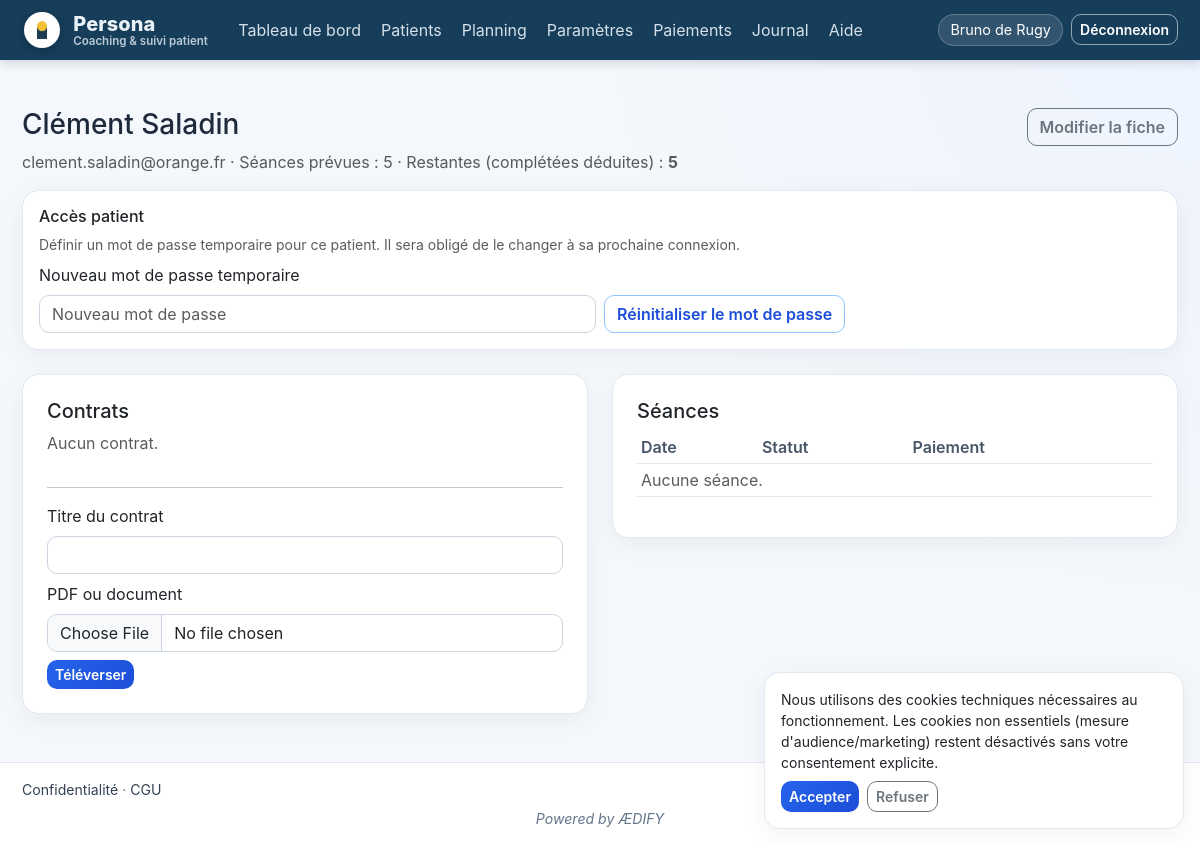
/coach/patients/2 (signed in), run on the app's committed database.
### app/models.py (models this page shows, shortened)
class User(UserMixin, db.Model):
    __tablename__ = "users"
    id = db.Column(db.Integer, primary_key=True)
    email = db.Column(db.String(255), unique=True, nullable=False, index=True)
    name = db.Column(db.String(255), nullable=False)
    password_hash = db.Column(db.String(255), nullable=False)
    role = db.Column(db.String(20), nullable=False)  # admin | coach | patient
    coach_id = db.Column(db.Integer, db.ForeignKey("users.id"), nullable=True)
    is_suspended = db.Column(db.Boolean, default=False, nullable=False)
    legal_hold = db.Column(db.Boolean, default=False, nullable=False)
    must_change_password = db.Column(db.Boolean, default=False)
    created_at = db.Column(db.DateTime, default=utcnow)
    coach = db.relationship("User", remote_side=[id], backref=db.backref("patients_users", lazy="dynamic"))
    settings = db.relationship("CoachSettings", back_populates="coach_user", uselist=False)
    patient_profile = db.relationship(
        "Patient",
        back_populates="user",
        uselist=False,
        foreign_keys="Patient.user_id",
    )
    def is_coach(self) -> bool:
        return self.role == "coach"
    def is_admin(self) -> bool:
        return self.role == "admin"
    @property
    def is_active(self) -> bool:
        return not bool(self.is_suspended)

class Patient(db.Model):
    __tablename__ = "patients"
    id = db.Column(db.Integer, primary_key=True)
    coach_id = db.Column(db.Integer, db.ForeignKey("users.id"), nullable=False, index=True)
    user_id = db.Column(db.Integer, db.ForeignKey("users.id"), unique=True, nullable=False)
    first_name = db.Column(db.String(120), nullable=False)
    last_name = db.Column(db.String(120), nullable=False)
    phone = db.Column(db.String(40))
    hourly_rate_override = db.Column(db.Numeric(10, 2))
    sessions_planned = db.Column(db.Integer, default=10)
    active = db.Column(db.Boolean, default=True)
    created_at = db.Column(db.DateTime, default=utcnow)
    coach = db.relationship("User", foreign_keys=[coach_id], backref=db.backref("patient_records", lazy="dynamic"))
    user = db.relationship(
        "User",
        foreign_keys=[user_id],
        back_populates="patient_profile",
    )
    contracts = db.relationship("ContractVersion", back_populates="patient", order_by="ContractVersion.version.desc()")
    slots = db.relationship("Slot", back_populates="patient", foreign_keys="Slot.patient_id")
    def display_name(self) -> str:
        return f"{self.first_name} {self.last_name}".strip()

### app/coach/routes.py (the view)
@bp.route("/patients/<int:pid>")
@login_required
@coach_required
def patient_detail(pid):
    p = Patient.query.filter_by(id=pid, coach_id=_coach().id).first_or_404()
    slots = (
        Slot.query.filter_by(patient_id=p.id)
        .order_by(Slot.start_utc.desc())
        .all()
    )
    done = Slot.query.filter_by(patient_id=p.id, status="completed").count()
    remaining = max(0, (p.sessions_planned or 0) - done)
    contract_form = ContractUploadForm()
    reset_password_form = ResetPatientPasswordForm()
    return render_template(
        "coach/patient_detail.html",
        patient=p,
        slots=slots,
        remaining_sessions=remaining,
        contracts=p.contracts,
        contract_form=contract_form,
        reset_password_form=reset_password_form,
    )

### app/forms.py
class ContractUploadForm(FlaskForm):
    title = StringField("Titre du contrat", validators=[DataRequired()])
    file = FileField("PDF ou document", validators=[FileRequired(), FileAllowed(["pdf", "doc", "docx", "png", "jpg", "jpeg"], "Formats autorisés")])
    submit = SubmitField("Téléverser")

class ResetPatientPasswordForm(FlaskForm):
    password = PasswordField("Nouveau mot de passe temporaire", validators=[DataRequired(), Length(min=8)])
    submit = SubmitField("Réinitialiser le mot de passe")

### app/coach/routes.py (called while the page is built)
def _coach():
    return current_user

### app/templates/coach/patient_detail.html (shortened to what this page needs)
{% extends "base.html" %}
{% block content %}
<div class="d-flex justify-content-between align-items-start flex-wrap gap-2 mb-3">
  <div>
    <h1 class="h3">{{ patient.display_name() }}</h1>
    <p class="text-muted mb-0">{{ patient.user.email }} · Séances prévues : {{ patient.sessions_planned }} · Restantes (complétées déduites) : <strong>{{ remaining_sessions }}</strong></p>
  </div>
  <div>
    <a class="btn btn-outline-secondary" href="{{ url_for('coach.patient_edit', pid=patient.id) }}">Modifier la fiche</a>
  </div>
</div>
<div class="card p-3 mb-4">
  <h2 class="h6 mb-2">Accès patient</h2>
  <p class="text-muted small mb-2">Définir un mot de passe temporaire pour ce patient. Il sera obligé de le changer à sa prochaine connexion.</p>
  <form method="post" action="{{ url_for('coach.patient_reset_password', pid=patient.id) }}" class="row g-2 align-items-end">
    <div class="col-md-6">
      {{ reset_password_form.password.label(class="form-label") }}
      {{ reset_password_form.password(class="form-control", placeholder="Nouveau mot de passe") }}
    </div>
    <div class="col-md-auto">
      {{ reset_password_form.submit(class="btn btn-outline-primary") }}
    </div>
  </form>
</div>
<div class="row g-4">
  <div class="col-lg-6">
    <div class="card p-4">
      <h2 class="h5">Contrats</h2>
      {% if contracts %}
      <div class="mb-3">
        {% for contract in contracts %}
        <div class="d-flex justify-content-between align-items-center border rounded p-2 mb-2">
          <div class="small">{{ contract.title }} (v{{ contract.version }}, {{ contract.uploaded_at.strftime('%d/%m/%Y') }})</div>
          <a class="btn btn-sm btn-outline-primary" href="{{ url_for('coach.patient_contract_download_one', pid=patient.id, cid=contract.id) }}">Télécharger</a>
        </div>
        {% endfor %}
      </div>
      {% else %}
      <p class="text-muted">Aucun contrat.</p>
      {% endif %}
      <hr>
      <form method="post" action="{{ url_for('coach.patient_contract_upload', pid=patient.id) }}" enctype="multipart/form-data">
        <div class="mb-2">{{ contract_form.title.label(class="form-label") }}{{ contract_form.title(class="form-control") }}</div>
        <div class="mb-2">{{ contract_form.file.label(class="form-label") }}{{ contract_form.file(class="form-control") }}</div>
        {{ contract_form.submit(class="btn btn-sm btn-primary") }}
      </form>
    </div>
  </div>
  <div class="col-lg-6">
    <div class="card p-4">
      <h2 class="h5">Séances</h2>
      <div class="table-responsive">
        <table class="table table-sm">
          <thead><tr><th>Date</th><th>Statut</th><th>Paiement</th><th></th></tr></thead>
          <tbody>
            {% for s in slots %}
            <tr>
              <td>{{ s.start_utc|local_dt(coach_tz) }}</td>
              <td>{{ s.status }}</td>
              <td>{% if s.paid %}Payé{% else %}Non payé{% endif %}</td>
              <td>
                {% if s.status != 'available' %}
                <a class="btn btn-sm btn-outline-primary" href="{{ url_for('coach.slot_session', sid=s.id) }}">Compte rendu</a>
                {% endif %}
              </td>
            </tr>
            {% else %}
            <tr><td colspan="4" class="text-muted">Aucune séance.</td></tr>
            {% endfor %}
          </tbody>
        </table>
      </div>
    </div>
  </div>
</div>
{% endblock %}

### app/templates/base.html (shortened to what this page needs)
<!DOCTYPE html>
<html lang="fr">
<head>
  <link href="https://cdn.jsdelivr.net/npm/bootstrap@5.3.3/dist/css/bootstrap.min.css" rel="stylesheet">
  <link href="{{ url_for('static', filename='css/style.css') }}" rel="stylesheet">
</head>
<body>
<div class="app-shell">
  <nav class="navbar navbar-expand-lg topbar sticky-top">
    <div class="container-fluid app-container">
      <a class="navbar-brand brand" href="{{ url_for('main.index') }}">
        <span class="brand-logo-wrap">
          <img src="{{ url_for('static', filename='img/logo-coachdesk.png') }}" alt="Logo Persona" class="brand-logo" onerror="this.onerror=null;if(!this.dataset.fallback){this.dataset.fallback='jpg';this.src='{{ url_for('static', filename='img/logo-coachdesk.jpg') }}';}else{this.src='{{ url_for('static', filename='img/logo-coachdesk.svg') }}';}">
        </span>
        <span class="brand-text">
          <span class="brand-title">Persona</span>
          <span class="brand-subtitle">Coaching & suivi patient</span>
        </span>
      </a>
      <div class="collapse navbar-collapse" id="nav">
        <ul class="navbar-nav me-auto nav-pills-soft">
          {% if current_user.is_authenticated and current_user.is_admin() %}
          <li class="nav-item"><a class="nav-link" href="{{ url_for('admin.dashboard') }}">Administration</a></li>
          {% elif current_user.is_authenticated and current_user.is_coach() %}
          <li class="nav-item"><a class="nav-link" href="{{ url_for('coach.dashboard') }}">Tableau de bord</a></li>
          <li class="nav-item"><a class="nav-link" href="{{ url_for('coach.patients_list') }}">Patients</a></li>
          <li class="nav-item"><a class="nav-link" href="{{ url_for('coach.slots') }}">Planning</a></li>
          <li class="nav-item"><a class="nav-link" href="{{ url_for('coach.settings') }}">Paramètres</a></li>
          <li class="nav-item"><a class="nav-link" href="{{ url_for('coach.payments_settings') }}">Paiements</a></li>
          <li class="nav-item"><a class="nav-link" href="{{ url_for('coach.audit') }}">Journal</a></li>
          {% else %}
          <li class="nav-item"><a class="nav-link" href="{{ url_for('auth.login') }}">Connexion</a></li>
          {% endif %}
          <li class="nav-item"><a class="nav-link" href="{{ url_for('main.help_page') }}">Aide</a></li>
        </ul>
        <ul class="navbar-nav ms-auto align-items-lg-center">
          {% if current_user.is_authenticated %}
          <li class="nav-item me-lg-2"><span class="user-chip">{{ current_user.name }}</span></li>
          <li class="nav-item"><a class="btn btn-sm btn-outline-primary" href="{{ url_for('auth.logout') }}">Déconnexion</a></li>
          {% endif %}
        </ul>
      </div>
    </div>
  </nav>
  <main class="app-main">
    <div class="container-fluid app-container py-4 py-md-5">
      {% block content %}{% endblock %}
    </div>
  </main>
  {% if request.cookies.get('persona_cookie_consent') is none %}
  <div class="cookie-banner card p-3">
    <div class="small">
      Nous utilisons des cookies techniques nécessaires au fonctionnement. Les cookies non essentiels
      (mesure d'audience/marketing) restent désactivés sans votre consentement explicite.
    </div>
    <div class="mt-2 d-flex gap-2">
      <button class="btn btn-sm btn-primary" type="button" onclick="personaSetCookieConsent('accepted')">Accepter</button>
      <button class="btn btn-sm btn-outline-secondary" type="button" onclick="personaSetCookieConsent('refused')">Refuser</button>
    </div>
  </div>
  {% endif %}
  <footer class="app-footer">
    <div class="container-fluid app-container d-flex flex-wrap justify-content-between gap-2">
      <span><a href="{{ url_for('main.privacy') }}">Confidentialité</a> · <a href="{{ url_for('main.terms') }}">CGU</a></span>
    </div>
    <div class="container-fluid app-container text-center mt-2">
      <em>Powered by ÆDIFY</em>
    </div>
  </footer>
</div>
</body>
</html>

### app/static/css/style.css (style rules this page uses)
:root { --bg: #f4f7fb; --surface: #ffffff; --text: #1e293b; --muted: #64748b; --primary: #2563eb; --border: #e2e8f0; --topbar-bg: #163d5a; --topbar-text: #eaf2f8; }
* { box-sizing: border-box; }
body { margin: 0; font-family: Inter, "Segoe UI", Roboto, Helvetica, Arial, sans-serif; color: var(--text); background: radial-gradient(circle at top right, #eef4ff 0%, var(--bg) 40%); }
.app-shell { min-height: 100vh; display: flex; flex-direction: column; }
.app-container { max-width: 1180px; }
.topbar { background: var(--topbar-bg); border-bottom: 0; box-shadow: 0 2px 10px rgba(15, 23, 42, 0.18); }
.brand { color: var(--topbar-text); display: flex; align-items: center; gap: 0.8rem; padding: 0.25rem 0.4rem 0.25rem 0.15rem; border-radius: 999px; transition: background 0.2s ease; }
.brand-logo-wrap { width: 36px; height: 36px; border-radius: 999px; background: #ffffff; border: 1px solid rgba(255, 255, 255, 0.85); display: inline-flex; align-items: center; justify-content: center; box-shadow: 0 2px 10px rgba(2, 6, 23, 0.22); }
.brand-logo { width: 20px; height: 20px; object-fit: contain; }
.brand-text { display: flex; flex-direction: column; line-height: 1.1; }
.brand-title { font-weight: 800; letter-spacing: 0.1px; }
.brand-subtitle { font-size: 0.72rem; color: rgba(234, 242, 248, 0.78); font-weight: 600; }
.nav-pills-soft .nav-link { color: var(--topbar-text); border-radius: 10px; padding: 0.45rem 0.8rem; margin-right: 0.25rem; opacity: 0.9; }
.user-chip { display: inline-flex; align-items: center; font-size: 0.9rem; color: #ffffff; background: rgba(255, 255, 255, 0.12); border: 1px solid rgba(255, 255, 255, 0.22); border-radius: 999px; padding: 0.25rem 0.7rem; }
.topbar .btn-outline-primary { border-color: rgba(255, 255, 255, 0.55); color: #ffffff; }
.app-main { flex: 1; }
.card { border: 1px solid var(--border); border-radius: 16px; background: var(--surface); box-shadow: 0 6px 24px rgba(15, 23, 42, 0.05); }
.table { border-color: var(--border); }
.table thead th { color: #475569; font-weight: 600; border-bottom-width: 1px; }
.btn { border-radius: 10px; font-weight: 600; }
.btn-primary { background: linear-gradient(135deg, #2563eb, #1d4ed8); border: none; }
.btn-outline-primary { border-color: #93c5fd; color: #1d4ed8; }
.form-control, .form-select { border-radius: 10px; border-color: #cbd5e1; }
.app-footer { background: #fff; border-top: 1px solid var(--border); color: var(--muted); font-size: 0.88rem; padding: 1rem 0; }
.app-footer a { color: #334155; text-decoration: none; }
.cookie-banner { position: fixed; bottom: 16px; right: 16px; width: min(420px, calc(100vw - 24px)); z-index: 1040; }

### data on the page
User: name "Bruno de Rugy"
Patient: display_name "Clément Saladin", sessions_planned "5"
User: user.email "clement.saladin@orange.fr"

### other printed values
{{ remaining_sessions }} "5"
{{ reset_password_form.password.label(class="form-label") }} "Nouveau mot de passe temporaire"
{{ contract_form.title.label(class="form-label") }} "Titre du contrat"
{{ contract_form.file.label(class="form-label") }} "PDF ou document"
